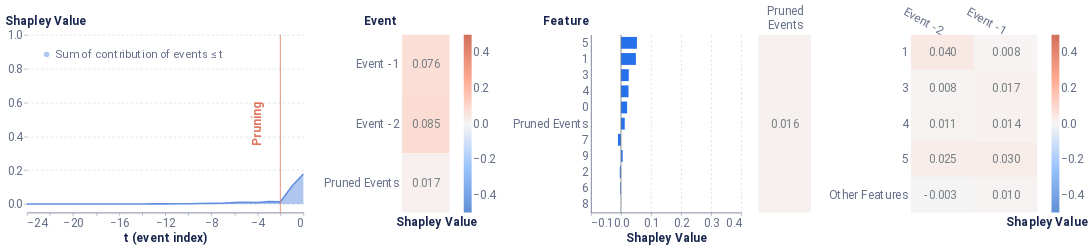

The notebook cell this image was saved under:
### Code cell
# Let's run the local explainer for the sample with the highest probability of being positive
index = 104
print(f"Sample {index}")
plot = local_report(
                f_hs, 
                np.expand_dims(TEST['X'][index, :, :], axis = 0), 
                pruning_dict, event_dict, feature_dict, cell_dict, average_sequence)
print(f"True Label = {TEST['y'][index]}, Model Probability = {grud_prediction[index][0]}, Average Sequence Probability = {f_hs(average_sequence.reshape(1, 24, 10))[0][0]}")
print(f"Difference between the model and the average sequence = {np.diff([f_hs(average_sequence.reshape(1, 24, 10))[0][0], grud_prediction[index][0]])[0]}")
plot

### Figure 1 — Vega-Lite specification as saved in the notebook (floating-point values rounded to 4 significant figures)
{"config": {"axis": {"domain": true, "domainColor": "#666F89", "grid": false, "gridCap": "round", "gridColor": "#B3B7C4", "gridDash": [2, 4], "gridWidth": 0.5, "labelColor": "#666F89", "labelFont": "Roboto, Arial, sans-serif", "labelPadding": 2, "tickColor": "#666F89", "tickOpacity": 0.5, "tickSize": 4, "titleColor": "#19274E", "titleFont": "Roboto, Arial, sans-serif", "titleFontSize": 12}, "axisBand": {"domain": true, "labelPadding": 4, "ticks": false}, "axisY": {"domain": false, "titleAlign": "left", "titleAngle": 0, "titleX": -20, "titleY": -10}, "legend": {"labelColor": "#666F89", "labelFont": "Roboto, Arial, sans-serif", "labelFontSize": 12, "symbolSize": 40, "titleColor": "#19274E", "titleFont": "Roboto, Arial, sans-serif", "titleFontSize": 12, "titlePadding": 4}, "arc": {"stroke": "#FFFFFF", "strokeWidth": 1}, "bar": {"fill": "#2770EB", "stroke": null}, "line": {"stroke": "#2770EB", "strokeWidth": 2}, "path": {"stroke": "#2770EB", "strokeWidth": 0.5}, "point": {"fill": "#2770EB", "shape": "circle", "filled": true}, "rect": {"fill": "#2770EB"}, "rule": {"stroke": "#666F89"}, "shape": {"stroke": "#2770EB"}, "text": {"color": "#19274E", "font": "Roboto, Arial, sans-serif", "fontSize": 12}, "range": {"category": ["#2770EB", "#77B98A", "#DA5252", "#FFC400", "#A87AEA", "#00A39E", "#19274E"], "diverging": ["#006360", "#2BB3AE", "#96D9D7", "#FFFFFF", "#EDAAAA", "#DA5252", "#811D1D"], "heatmap": ["#18448F", "#1B4EA5", "#2770EB", "#4C88EE", "#82ACF3", "#A6C4F7", "#E9F1FD"], "ramp": ["#18448F", "#1B4EA5", "#2770EB", "#4C88EE", "#82ACF3", "#A6C4F7", "#E9F1FD"]}, "background": "#FFFFFF", "group": {"fill": "#FFFFFF"}, "header": {"labelColor": "#19274E", "labelFont": "Roboto, Arial, sans-serif", "labelFontSize": 12, "titleColor": "#19274E", "titleFont": "Roboto, Arial, sans-serif", "titleFontSize": 16}, "title": {"anchor": "start", "color": "#19274E", "font": "Roboto, Arial, sans-serif", "fontSize": 20, "fontWeight": "bold", "offset": 20, "subtitleColor": "#19274E", "subtitleFontSize": 16}, "view": {"continuousHeight": 300, "continuousWidth": 400, "stroke": "transparent"}}, "hconcat": [{"layer": [{"mark": {"type": "area", "opacity": 0.5}, "encoding": {"color": {"field": "Coalition", "legend": {"fillColor": "white", "labelFontSize": 14, "labelLimit": 0, "orient": "top-left", "symbolSize": 50, "symbolStrokeWidth": 0, "title": null}, "scale": {"domain": ["Sum of contribution of events ≤ t"], "range": ["#618FE0"]}, "type": "nominal"}, "x": {"axis": {"labelFontSize": 15, "title": "t (event index)", "titleFontSize": 15}, "field": "t (event index)", "type": "quantitative"}, "y": {"axis": {"grid": true, "labelFontSize": 15, "titleFontSize": 15, "titleX": -28}, "field": "Shapley Value", "scale": {"domain": [-0.05, 1]}, "type": "quantitative"}}}, {"mark": "line", "encoding": {"color": {"field": "Coalition", "legend": {"fillColor": "white", "labelFontSize": 14, "labelLimit": 0, "orient": "top-left", "symbolSize": 50, "symbolStrokeWidth": 0, "title": null}, "scale": {"domain": ["Sum of contribution of events ≤ t"], "range": ["#618FE0"]}, "type": "nominal"}, "x": {"axis": {"labelFontSize": 15, "title": "t (event index)", "titleFontSize": 15}, "field": "t (event index)", "type": "quantitative"}, "y": {"axis": {"grid": true, "labelFontSize": 15, "titleFontSize": 15, "titleX": -28}, "field": "Shapley Value", "scale": {"domain": [-0.05, 1]}, "type": "quantitative"}}}, {"data": {"name": "data-127505a03b066a5f27631121330f417d"}, "mark": {"type": "rule", "color": "#E17560"}, "encoding": {"x": {"field": "x", "type": "quantitative"}}}, {"data": {"name": "data-4429b804e29650be65567f2c49b58188"}, "mark": {"type": "text", "angle": 270, "color": "#E17560", "fontSize": 15, "fontWeight": "bold", "text": "Pruning"}, "encoding": {"x": {"field": "x", "type": "quantitative"}}}], "data": {"name": "data-37e0271b14c3a09ca2c3eb5f817a66d1"}, "height": 225, "width": 350}, {"layer": [{"mark": "rect", "encoding": {"color": {"field": "rounded", "legend": {"gradientLength": 225, "gradientThickness": 10, "labelFontSize": 15, "orient": "right"}, "scale": {"domain": [-0.5, 0.5], "range": ["#5f8fd6", "#99c3fb", "#f5f5f5", "#ffaa92", "#d16f5b"]}, "title": null, "type": "quantitative"}, "x": {"axis": {"title": "Shapley Value", "titleFontSize": 15}, "field": "column", "type": "ordinal"}, "y": {"axis": {"domain": false, "labelFontSize": 15, "title": "Event", "titleFontSize": 15, "titleX": -49}, "field": "Feature", "sort": ["Event -1", "Event -2", "Pruned Events"], "type": "ordinal"}}}, {"mark": {"type": "text", "align": "right", "baseline": "middle", "color": "#798184", "dx": 18, "fontSize": 15}, "encoding": {"text": {"field": "rounded_str", "type": "nominal"}, "x": {"axis": {"domain": false, "labels": false, "title": "Shapley Value", "titleX": 43}, "field": "column", "type": "ordinal"}, "y": {"axis": {"domain": false, "labelFontSize": 15, "title": "Event", "titleFontSize": 15, "titleX": -49}, "field": "Feature", "sort": ["Event -1", "Event -2", "Pruned Events"], "type": "ordinal"}}}], "data": {"name": "data-ea37f3d45a2eca904ba4d68b0beedb55"}, "height": 225, "width": 60}, {"layer": [{"data": {"name": "data-bfd8301097f92bef1360000dc0b951f2"}, "mark": {"type": "bar", "size": 15, "thickness": 1}, "encoding": {"x": {"axis": {"grid": true, "labelFontSize": 15, "title": "Shapley Value", "titleFontSize": 15}, "field": "Shapley Value", "scale": {"domain": [-0.1, 0.4]}, "type": "quantitative"}, "y": {"axis": {"labelFontSize": 15, "title": "Feature", "titleFontSize": 15, "titleX": -61}, "field": "Feature", "sort": {"field": "sort_col", "order": "descending"}, "type": "nominal"}}}, {"data": {"name": "data-9c00aa9dc2b1c1a0b4bf9b34ead12925"}, "mark": {"type": "rule", "color": "#798184"}, "encoding": {"x": {"field": "x", "type": "quantitative"}}}], "height": 225, "width": 190}, {"hconcat": [{"layer": [{"mark": "rect", "encoding": {"color": {"field": "rounded", "legend": null, "scale": {"domain": [-0.5, 0.5], "range": ["#5f8fd6", "#99c3fb", "#f5f5f5", "#ffaa92", "#d16f5b"]}, "title": null, "type": "quantitative"}, "x": {"axis": {"titleFontSize": 15}, "field": "Event", "type": "nominal"}, "y": {"axis": {"domain": false, "labels": false, "title": null}, "field": "Feature", "type": "nominal"}}}, {"mark": {"type": "text", "align": "right", "baseline": "middle", "color": "#798184", "dx": 18, "fontSize": 15}, "encoding": {"text": {"field": "rounded_str", "type": "nominal"}, "x": {"axis": {"domain": false, "labelAngle": 0, "labelFontSize": 15, "labelOffset": 24, "labelPadding": 30, "orient": "top", "title": null}, "field": "Event", "type": "nominal"}, "y": {"axis": {"domain": false, "labels": false, "title": null}, "field": "Feature", "type": "nominal"}}}], "data": {"name": "data-049cc2f3c709173c4e1d7d4f3324239c"}, "height": 225, "width": 66.67}, {"layer": [{"mark": "rect", "encoding": {"color": {"field": "rounded", "legend": {"gradientLength": 225, "gradientThickness": 10, "labelFontSize": 15, "orient": "right"}, "scale": {"domain": [-0.5, 0.5], "range": ["#5f8fd6", "#99c3fb", "#f5f5f5", "#ffaa92", "#d16f5b"]}, "title": null, "type": "quantitative"}, "x": {"axis": {"titleFontSize": 15}, "field": "Event", "sort": ["Event -2", "Event -1"], "type": "nominal"}, "y": {"axis": {"domain": false, "labelFontSize": 15, "title": null}, "field": "Feature", "sort": ["1", "3", "4", "5"], "type": "nominal"}}}, {"mark": {"type": "text", "align": "right", "baseline": "middle", "color": "#798184", "dx": 18, "fontSize": 15}, "encoding": {"text": {"field": "rounded_str", "type": "nominal"}, "x": {"axis": {"domain": false, "labelAngle": 30, "labelFontSize": 15, "orient": "top", "title": "Shapley Value", "titleX": 172, "titleY": 245}, "field": "Event", "sort": ["Event -2", "Event -1"], "type": "nominal"}, "y": {"axis": {"domain": false, "labelFontSize": 15, "title": null}, "field": "Feature", "sort": ["1", "3", "4", "5"], "type": "nominal"}}}], "data": {"name": "data-63ab6680268982ef711b883c989fd5e1"}, "height": 225, "width": 160}], "resolve": {"scale": {"color": "independent"}}}], "resolve": {"scale": {"color": "independent"}}, "$schema": "https://vega.github.io/schema/vega-lite/v4.17.0.json", "datasets": {"data-37e0271b14c3a09ca2c3eb5f817a66d1": [{"Coalition": "Sum of contribution of events > t", "t (event index)": 0, "Shapley Value": 0.0001827}, {"Coalition": "Sum of contribution of events ≤ t", "t (event index)": 0, "Shapley Value": 0.1771}, {"Coalition": "Sum of contribution of events > t", "t (event index)": -1, "Shapley Value": 0.07188}, {"Coalition": "Sum of contribution of events ≤ t", "t (event index)": -1, "Shapley Value": 0.1054}, {"Coalition": "Sum of contribution of events > t", "t (event index)": -2, "Shapley Value": 0.1644}, {"Coalition": "Sum of contribution of events ≤ t", "t (event index)": -2, "Shapley Value": 0.01287}, {"Coalition": "Sum of contribution of events > t", "t (event index)": -3, "Shapley Value": 0.1631}, {"Coalition": "Sum of contribution of events ≤ t", "t (event index)": -3, "Shapley Value": 0.0142}, {"Coalition": "Sum of contribution of events > t", "t (event index)": -4, "Shapley Value": 0.1685}, {"Coalition": "Sum of contribution of events ≤ t", "t (event index)": -4, "Shapley Value": 0.008774}, {"Coalition": "Sum of contribution of events > t", "t (event index)": -5, "Shapley Value": 0.1668}, {"Coalition": "Sum of contribution of events ≤ t", "t (event index)": -5, "Shapley Value": 0.01055}, {"Coalition": "Sum of contribution of events > t", "t (event index)": -6, "Shapley Value": 0.1688}, {"Coalition": "Sum of contribution of events ≤ t", "t (event index)": -6, "Shapley Value": 0.008476}, {"Coalition": "Sum of contribution of events > t", "t (event index)": -7, "Shapley Value": 0.1727}, {"Coalition": "Sum of contribution of events ≤ t", "t (event index)": -7, "Shapley Value": 0.004593}, {"Coalition": "Sum of contribution of events > t", "t (event index)": -8, "Shapley Value": 0.1734}, {"Coalition": "Sum of contribution of events ≤ t", "t (event index)": -8, "Shapley Value": 0.003915}, {"Coalition": "Sum of contribution of events > t", "t (event index)": -9, "Shapley Value": 0.1743}, {"Coalition": "Sum of contribution of events ≤ t", "t (event index)": -9, "Shapley Value": 0.002997}, {"Coalition": "Sum of contribution of events > t", "t (event index)": -10, "Shapley Value": 0.1753}, {"Coalition": "Sum of contribution of events ≤ t", "t (event index)": -10, "Shapley Value": 0.001964}, {"Coalition": "Sum of contribution of events > t", "t (event index)": -11, "Shapley Value": 0.176}, {"Coalition": "Sum of contribution of events ≤ t", "t (event index)": -11, "Shapley Value": 0.001308}, {"Coalition": "Sum of contribution of events > t", "t (event index)": -12, "Shapley Value": 0.1764}, {"Coalition": "Sum of contribution of events ≤ t", "t (event index)": -12, "Shapley Value": 0.0009541}, {"Coalition": "Sum of contribution of events > t", "t (event index)": -13, "Shapley Value": 0.1765}, {"Coalition": "Sum of contribution of events ≤ t", "t (event index)": -13, "Shapley Value": 0.0008193}, {"Coalition": "Sum of contribution of events > t", "t (event index)": -14, "Shapley Value": 0.1768}, {"Coalition": "Sum of contribution of events ≤ t", "t (event index)": -14, "Shapley Value": 0.0004626}, {"Coalition": "Sum of contribution of events > t", "t (event index)": -15, "Shapley Value": 0.1769}, {"Coalition": "Sum of contribution of events ≤ t", "t (event index)": -15, "Shapley Value": 0.0004151}, {"Coalition": "Sum of contribution of events > t", "t (event index)": -16, "Shapley Value": 0.177}, {"Coalition": "Sum of contribution of events ≤ t", "t (event index)": -16, "Shapley Value": 0.0003185}, {"Coalition": "Sum of contribution of events > t", "t (event index)": -17, "Shapley Value": 0.1771}, {"Coalition": "Sum of contribution of events ≤ t", "t (event index)": -17, "Shapley Value": 0.0002327}, {"Coalition": "Sum of contribution of events > t", "t (event index)": -18, "Shapley Value": 0.1771}, {"Coalition": "Sum of contribution of events ≤ t", "t (event index)": -18, "Shapley Value": 0.0002461}, {"Coalition": "Sum of contribution of events > t", "t (event index)": -19, "Shapley Value": 0.1771}, {"Coalition": "Sum of contribution of events ≤ t", "t (event index)": -19, "Shapley Value": 0.0002262}, {"Coalition": "Sum of contribution of events > t", "t (event index)": -20, "Shapley Value": 0.1771}, {"Coalition": "Sum of contribution of events ≤ t", "t (event index)": -20, "Shapley Value": 0.000213}, {"Coalition": "Sum of contribution of events > t", "t (event index)": -21, "Shapley Value": 0.1771}, {"Coalition": "Sum of contribution of events ≤ t", "t (event index)": -21, "Shapley Value": 0.0001928}, {"Coalition": "Sum of contribution of events > t", "t (event index)": -22, "Shapley Value": 0.1771}, {"Coalition": "Sum of contribution of events ≤ t", "t (event index)": -22, "Shapley Value": 0.0001877}, {"Coalition": "Sum of contribution of events > t", "t (event index)": -23, "Shapley Value": 0.1771}, {"Coalition": "Sum of contribution of events ≤ t", "t (event index)": -23, "Shapley Value": 0.0001835}, {"Coalition": "Sum of contribution of events > t", "t (event index)": -24, "Shapley Value": 0.1771}, {"Coalition": "Sum of contribution of events ≤ t", "t (event index)": -24, "Shapley Value": 0.0001827}], "data-127505a03b066a5f27631121330f417d": [{"x": -2}], "data-4429b804e29650be65567f2c49b58188": [{"x": -4}], "data-ea37f3d45a2eca904ba4d68b0beedb55": [{"Shapley Value": 0.07553, "Feature": "Event -1", "row": 1, "column": 1, "rounded": 0.076, "rounded_str": "0.076"}, {"Shapley Value": 0.08525, "Feature": "Event -2", "row": 2, "column": 1, "rounded": 0.085, "rounded_str": "0.085"}, {"Shapley Value": 0.01652, "Feature": "Pruned Events", "row": 3, "column": 1, "rounded": 0.017, "rounded_str": "0.017"}], "data-bfd8301097f92bef1360000dc0b951f2": [{"Random seed": 42, "NSamples": 400, "Feature": "0", "Shapley Value": 0.02053, "sort_col": 0.02053}, {"Random seed": 42, "NSamples": 400, "Feature": "1", "Shapley Value": 0.0498, "sort_col": 0.0498}, {"Random seed": 42, "NSamples": 400, "Feature": "2", "Shapley Value": -0.003849, "sort_col": 0.003849}, {"Random seed": 42, "NSamples": 400, "Feature": "3", "Shapley Value": 0.02616, "sort_col": 0.02616}, {"Random seed": 42, "NSamples": 400, "Feature": "4", "Shapley Value": 0.02528, "sort_col": 0.02528}, {"Random seed": 42, "NSamples": 400, "Feature": "5", "Shapley Value": 0.05324, "sort_col": 0.05324}, {"Random seed": 42, "NSamples": 400, "Feature": "6", "Shapley Value": -0.002511, "sort_col": 0.002511}, {"Random seed": 42, "NSamples": 400, "Feature": "7", "Shapley Value": -0.00975, "sort_col": 0.00975}, {"Random seed": 42, "NSamples": 400, "Feature": "8", "Shapley Value": 0.0, "sort_col": 0.0}, {"Random seed": 42, "NSamples": 400, "Feature": "9", "Shapley Value": 0.005754, "sort_col": 0.005754}, {"Random seed": 42, "NSamples": 400, "Feature": "Pruned Events", "Shapley Value": 0.01265, "sort_col": 0.01265}], "data-9c00aa9dc2b1c1a0b4bf9b34ead12925": [{"x": 0}], "data-049cc2f3c709173c4e1d7d4f3324239c": [{"Event": ["Pruned", "Events"], "Feature": "Other features", "rounded": 0.016, "rounded_str": "0.016"}], "data-63ab6680268982ef711b883c989fd5e1": [{"Event": "Event -2", "Feature": "1", "Shapley Value": 0.04024, "rounded": 0.04, "rounded_str": "0.040"}, {"Event": "Event -1", "Feature": "5", "Shapley Value": 0.02952, "rounded": 0.03, "rounded_str": "0.030"}, {"Event": "Event -2", "Feature": "5", "Shapley Value": 0.02528, "rounded": 0.025, "rounded_str": "0.025"}, {"Event": "Event -1", "Feature": "3", "Shapley Value": 0.01745, "rounded": 0.017, "rounded_str": "0.017"}, {"Event": "Event -1", "Feature": "4", "Shapley Value": 0.01395, "rounded": 0.014, "rounded_str": "0.014"}, {"Event": "Event -2", "Feature": "4", "Shapley Value": 0.01077, "rounded": 0.011, "rounded_str": "0.011"}, {"Event": "Event -1", "Feature": "Other Features", "Shapley Value": 0.01032, "rounded": 0.01, "rounded_str": "0.010"}, {"Event": "Event -2", "Feature": "3", "Shapley Value": 0.008325, "rounded": 0.008, "rounded_str": "0.008"}, {"Event": "Event -1", "Feature": "1", "Shapley Value": 0.008036, "rounded": 0.008, "rounded_str": "0.008"}, {"Event": "Event -2", "Feature": "Other Features", "Shapley Value": -0.003051, "rounded": -0.003, "rounded_str": "-0.003"}]}}
